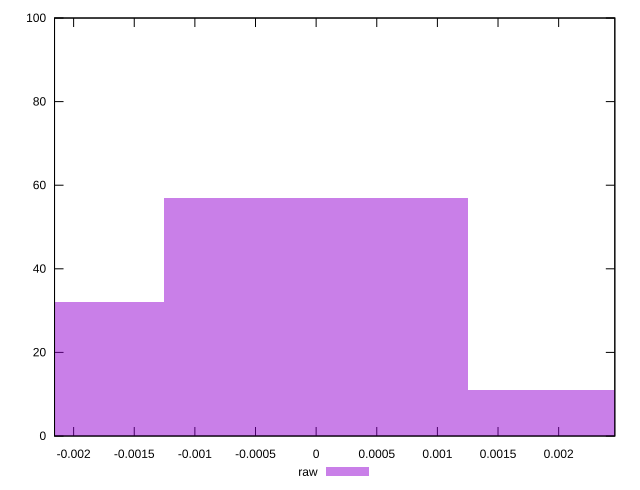

This chart was generated by the following gnuplot code:
reset

$raw <<EOF
0 57
-0.0025093245245201108 32
0.0025093245245201108 11
EOF

set key outside below
set boxwidth 0.0025093245245201108
set xrange [-0.0021574016333571334:0.0024632437711335007]
set yrange [0:100]
set trange [0:100]
set style fill transparent solid 0.5 noborder
set terminal svg size 640, 490 enhanced background rgb 'white'
set output "report_00008_2021-01-22T20:58:29.167/meta/score-difference/samples/pages+cached+noexternal+nosvg/raw/histogram.svg"

plot $raw title "raw" with boxes

reset
